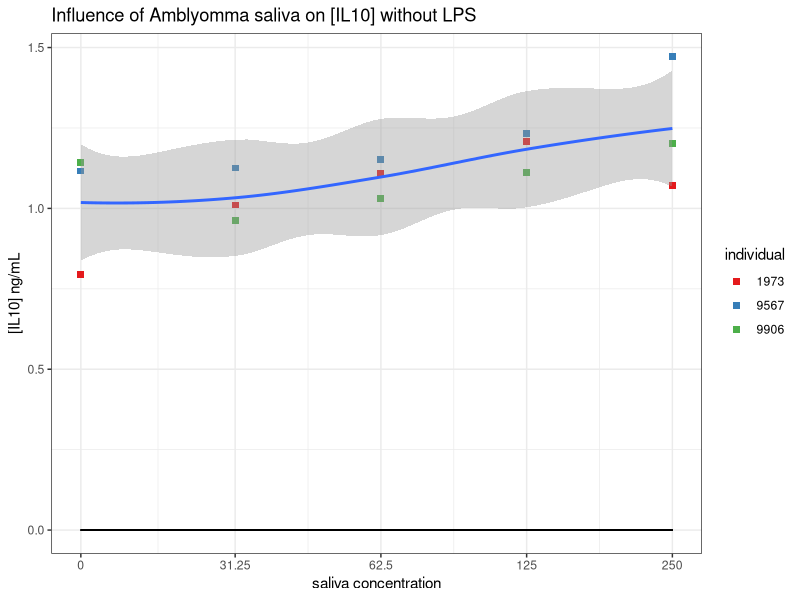
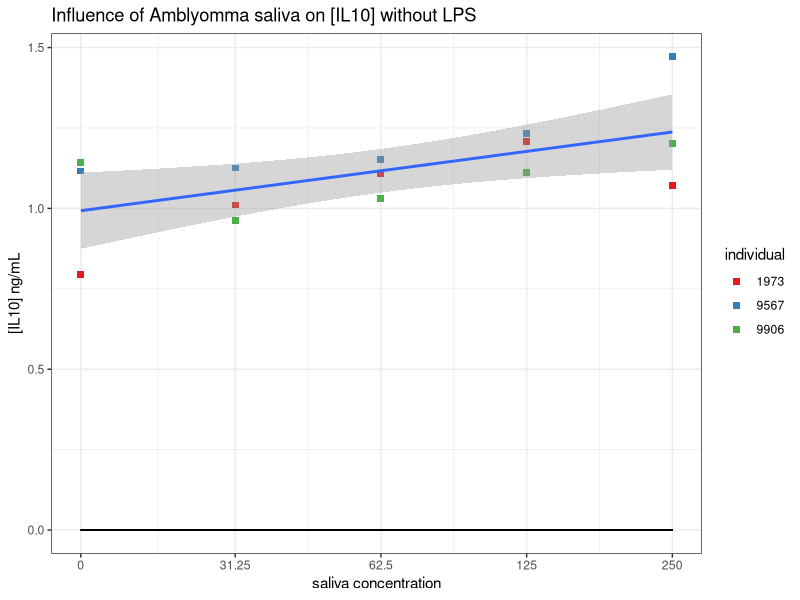
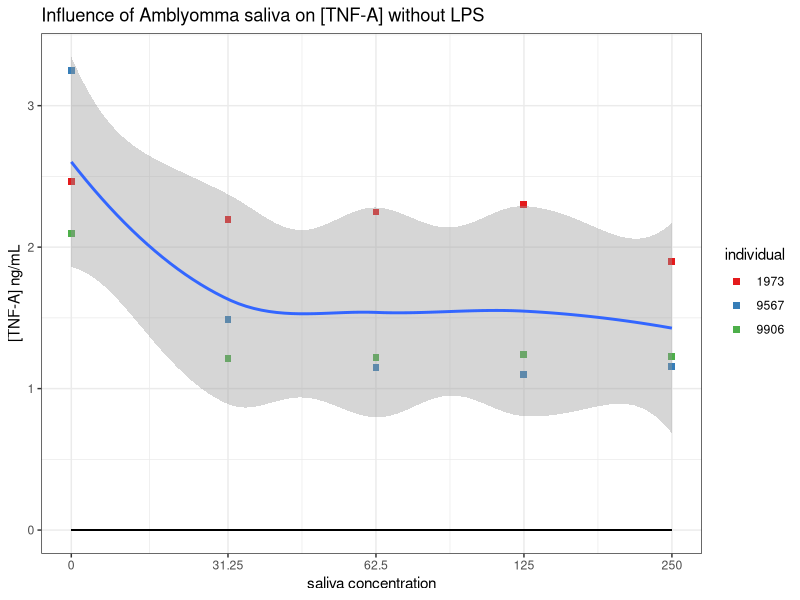
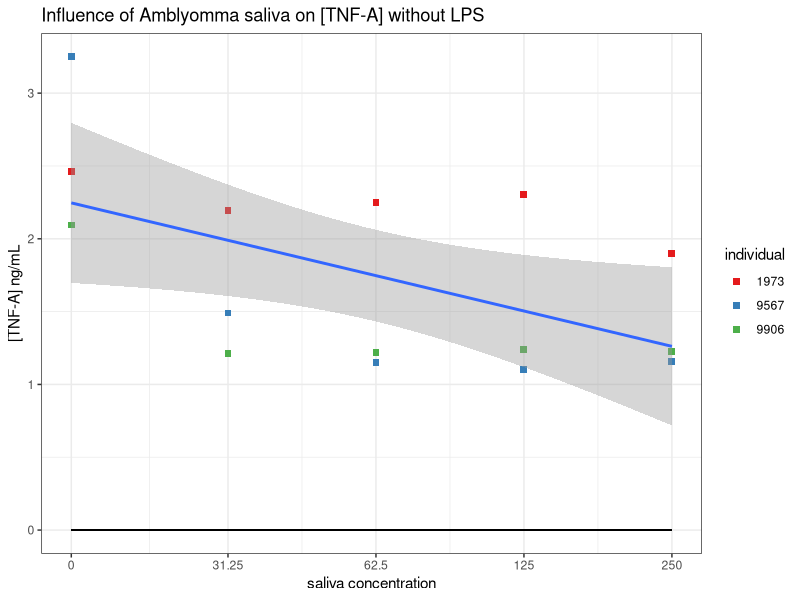
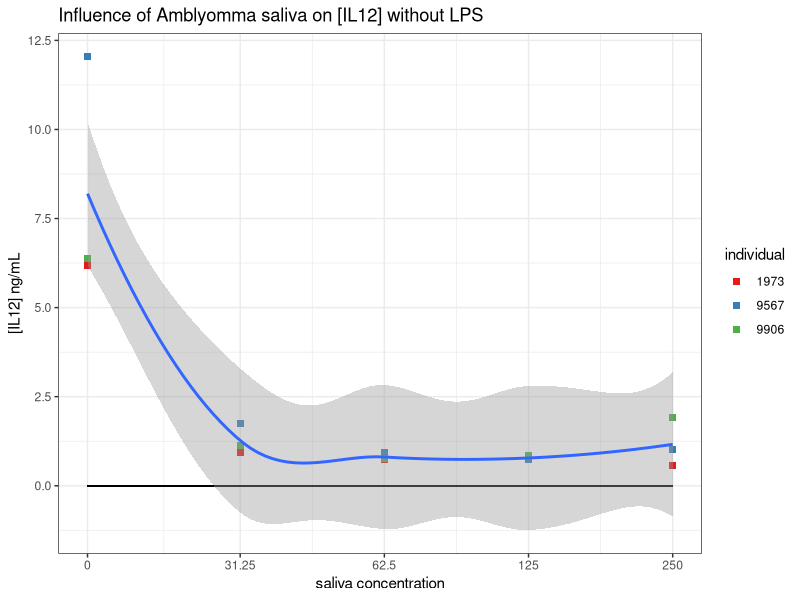
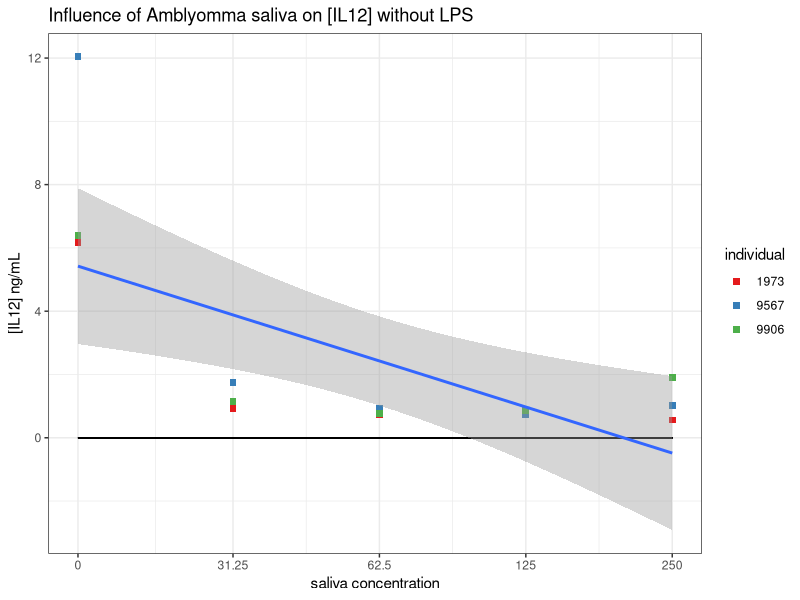
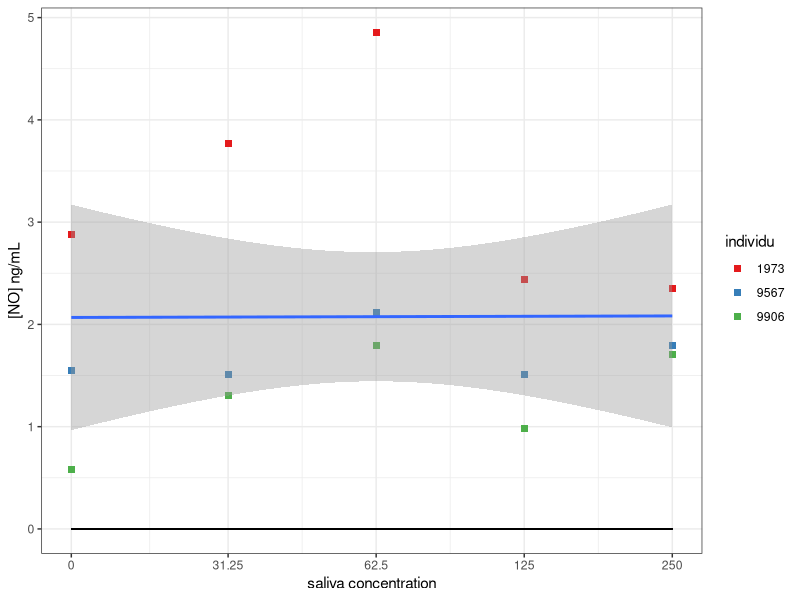
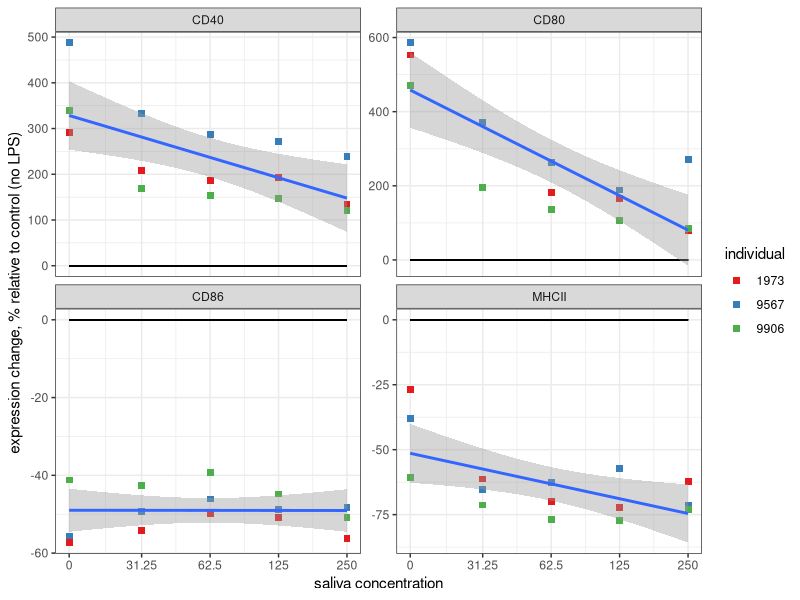

Write R code to recreate these figures, in order.
require(ggplot2)
require(tidyverse)
require(scales)



# Treat data for Figure 3, then plot individual results

data = read.table("datacytoksaliva.csv", header = TRUE, sep = ",")

#normalization
normalize <- function(m){
  (m/m[1])*100 - 100
}

data$individual = factor(data$individu, levels = c("1973", "9567", "9906"))
data$pilo = factor(data$pilo, levels = c("N","Y"))
data$LPS = factor(data$LPS, levels = c("Without LPS", "With LPS"))
data$cytokine = factor(data$cytokine, levels = c("IL10","IL12", "TNF-A"))
#data$saliva = factor(data$saliva, levels = c("0","31.25","62.5","125","250"))

data1 = data %>%
  group_by(individual, cytokine, LPS) %>%
  mutate(normalized = normalize(measure)) %>%
  ungroup()





 ggplot(data =  data1 %>% filter (pilo == "N",cytokine== "IL10", LPS == "With LPS")  %>% mutate(saliva=ifelse(saliva==0,15,saliva))) + 
  geom_point(shape=15,size=2,  aes(x = saliva,y = measure, group = individual,color = individual)) +
  scale_color_brewer(palette = "Set1") +
  theme_bw() +
  #geom_line()+
  xlab("saliva concentration") + ylab("[IL10] ng/mL")+
  geom_segment(aes(x=15,xend=250,y=0,yend=0),alpha=1, colour = "black")+
  ggtitle("Influence of Amblyomma saliva on [IL10] without LPS")  + 
  scale_x_continuous(trans =log2_trans(),breaks = c(15,31.25,62.5,125,250),label = c(0,31.25,62.5,125,250)) + 
  geom_smooth(method="loess" , aes(x= saliva,y=measure) )

ggsave("IL10_loess.pdf")


 ggplot(data =  data1 %>% filter (pilo == "N",cytokine== "IL10", LPS == "With LPS")  %>% mutate(saliva=ifelse(saliva==0,15,saliva))) + 
  geom_point(shape=15,size=2,  aes(x = saliva,y = measure, group = individual,color = individual)) +
  scale_color_brewer(palette = "Set1") +
  theme_bw() +
  #geom_line()+
  xlab("saliva concentration") + ylab("[IL10] ng/mL")+
  geom_segment(aes(x=15,xend=250,y=0,yend=0),alpha=1, colour = "black")+
  ggtitle("Influence of Amblyomma saliva on [IL10] without LPS")  + 
  scale_x_continuous(trans =log2_trans(),breaks = c(15,31.25,62.5,125,250),label = c(0,31.25,62.5,125,250)) + 
  geom_smooth(method="lm" , aes(x= saliva,y=measure) )

ggsave("IL10_LM.pdf")


 ggplot(data =  data1 %>% filter (pilo == "N",cytokine== "TNF-A", LPS == "With LPS")  %>% mutate(saliva=ifelse(saliva==0,15,saliva))) + 
  geom_point(shape=15,size=2,  aes(x = saliva,y = measure, group = individual,color = individual)) +
  scale_color_brewer(palette = "Set1") +
  theme_bw() +
  #geom_line()+
  xlab("saliva concentration") + ylab("[TNF-A] ng/mL")+
  geom_segment(aes(x=15,xend=250,y=0,yend=0),alpha=1, colour = "black")+
  ggtitle("Influence of Amblyomma saliva on [TNF-A] without LPS")  + 
  scale_x_continuous(trans =log2_trans(),breaks = c(15,31.25,62.5,125,250),label = c(0,31.25,62.5,125,250)) + 
  geom_smooth(method="loess" , aes(x= saliva,y=measure) )

ggsave("TNF-A_loess.pdf")


 ggplot(data =  data1 %>% filter (pilo == "N",cytokine== "TNF-A", LPS == "With LPS")  %>% mutate(saliva=ifelse(saliva==0,15,saliva))) + 
  geom_point(shape=15,size=2,  aes(x = saliva,y = measure, group = individual,color = individual)) +
  scale_color_brewer(palette = "Set1") +
  theme_bw() +
  #geom_line()+
  xlab("saliva concentration") + ylab("[TNF-A] ng/mL")+
  geom_segment(aes(x=15,xend=250,y=0,yend=0),alpha=1, colour = "black")+
  ggtitle("Influence of Amblyomma saliva on [TNF-A] without LPS")  + 
  scale_x_continuous(trans =log2_trans(),breaks = c(15,31.25,62.5,125,250),label = c(0,31.25,62.5,125,250)) + 
  geom_smooth(method="lm" , aes(x= saliva,y=measure) )

ggsave("TNF-A_LM.pdf")


 ggplot(data =  data1 %>% filter (pilo == "N",cytokine== "IL12", LPS == "With LPS")  %>% mutate(saliva=ifelse(saliva==0,15,saliva))) + 
  geom_point(shape=15,size=2,  aes(x = saliva,y = measure, group = individual,color = individual)) +
  scale_color_brewer(palette = "Set1") +
  theme_bw() +
  #geom_line()+
  xlab("saliva concentration") + ylab("[IL12] ng/mL")+
  geom_segment(aes(x=15,xend=250,y=0,yend=0),alpha=1, colour = "black")+
  ggtitle("Influence of Amblyomma saliva on [IL12] without LPS")  + 
  scale_x_continuous(trans =log2_trans(),breaks = c(15,31.25,62.5,125,250),label = c(0,31.25,62.5,125,250)) + 
  geom_smooth(method="loess" , aes(x= saliva,y=measure) )

ggsave("IL12_loess.pdf")


 ggplot(data =  data1 %>% filter (pilo == "N",cytokine== "IL12", LPS == "With LPS")  %>% mutate(saliva=ifelse(saliva==0,15,saliva))) + 
  geom_point(shape=15,size=2,  aes(x = saliva,y = measure, group = individual,color = individual)) +
  scale_color_brewer(palette = "Set1") +
  theme_bw() +
  #geom_line()+
  xlab("saliva concentration") + ylab("[IL12] ng/mL")+
  geom_segment(aes(x=15,xend=250,y=0,yend=0),alpha=1, colour = "black")+
  ggtitle("Influence of Amblyomma saliva on [IL12] without LPS")  + 
  scale_x_continuous(trans =log2_trans(),breaks = c(15,31.25,62.5,125,250),label = c(0,31.25,62.5,125,250)) + 
  geom_smooth(method="lm" , aes(x= saliva,y=measure) )

ggsave("IL12_LM.pdf")

summary(lm(measure ~ saliva,  data1 %>% filter (pilo == "N",cytokine== "TNF-A", LPS == "With LPS") ))   
summary(lm(measure ~ saliva,  data1 %>% filter (pilo == "N",cytokine== "IL12", LPS == "With LPS") ))   
summary(lm(measure ~ saliva,  data1 %>% filter (pilo == "N",cytokine== "IL10", LPS == "With LPS") ))   



# Plot NO data for figure 3 


datano = read.table("datanopilo.csv",sep=",",header = T)


datano$individu = factor(datano$individu, levels = c("1973", "9567", "9906"))
datano$pilo = factor(datano$pilo, levels = c("N","Y"))

 ggplot(data =  datano %>% filter (pilo == "N")  %>% mutate(saliva=ifelse(saliva==0,15,saliva))) + 
  geom_point(shape=15,size=2,  aes(x = saliva,y = mesure, group = individu,color = individu)) +
  scale_color_brewer(palette = "Set1") +
  theme_bw() +
  #geom_line()+
  xlab("saliva concentration") + ylab("[NO] ng/mL")+
  geom_segment(aes(x=15,xend=250,y=0,yend=0),alpha=1, colour = "black")+
  scale_x_continuous(trans =log2_trans(),breaks = c(15,31.25,62.5,125,250),label = c(0,31.25,62.5,125,250)) + 
  geom_smooth(method="lm" , aes(x= saliva,y=mesure) )

ggsave("NO_LM.pdf",dpi=300)

summary(lm(saliva~mesure,datano %>% filter(pilo=="N")))



# Plot markers for Figure 2 


datac = read.table("MPsalive_marqueurs_relativeactivation.csv",header=T,sep=',')
datac$individual = factor(datac$individu, levels = c("1973", "9567", "9906"))
datac$relative.activation = as.numeric(datac$relative.activation)

 ggplot(data =  datac %>% filter (pilo == "NO",LPS == "With LPS")  %>% mutate(saliva=ifelse(saliva==0,15,saliva))) + 
  geom_point(shape=15,size=2,  aes(x = saliva,y = relative.activation, group = individual,color = individual)) +
  scale_color_brewer(palette = "Set1") +
  theme_bw() +
  #geom_line()+
  xlab("saliva concentration") + ylab("expression change, % relative to control (no LPS)")+
  geom_segment(aes(x=15,xend=250,y=0,yend=0),alpha=1, colour = "black")+
  scale_x_continuous(trans =log2_trans(),breaks = c(15,31.25,62.5,125,250),label = c(0,31.25,62.5,125,250)) +
  scale_y_continuous() +
  geom_smooth(method="lm" , aes(x= saliva,y=relative.activation) ) + 
  facet_wrap(~ marqueur,ncol=2,scale="free_y")

ggsave("Figure2.pdf",dpi=300)


summary(lm(relative.activation ~ saliva,  datac %>% filter (pilo == "NO",marqueur== "MHCII", LPS == "With LPS") )) 
summary(lm(relative.activation ~ saliva,  datac %>% filter (pilo == "NO",marqueur== "CD80", LPS == "With LPS") ))   
summary(lm(relative.activation ~ saliva,  datac %>% filter (pilo == "NO",marqueur== "CD86", LPS == "With LPS") ))   
summary(lm(relative.activation ~ saliva,  datac %>% filter (pilo == "NO",marqueur== "CD40", LPS == "With LPS") ))   


# Create Figure 1 and compute linear model

datap = read.table("dataprolif.csv",sep=",",header=T)
ggplot(datap) + geom_point(aes(x=saliva,y=moy,color=individual),size=2) + 
  scale_color_brewer(palette = "Set1") +
  theme_bw() +
  xlab("saliva concentration") + ylab("relative PBMC activation (% relative to control)")+
  geom_smooth(method="lm" , aes(x= saliva,y=moy) )  
ggsave("Figure1.pdf",dpi=300)
summary(lm(saliva~moy,datap))



